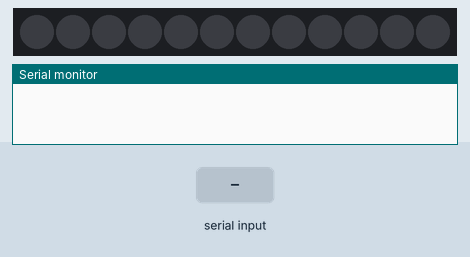
A sketch run on a simulated Arduino Nano, built with avr-gcc and run on an emulated ATmega328P. On the bench: 12 RGB LEDs in strip order, left to right, the last lines printed to the serial monitor. Inputs (shaded band) come from the test bench. Dim RGB values are drawn brighter than linear.

Above: at 1.2 s.
1.3 s: byte 30 received over Serial
At 2.5 s:
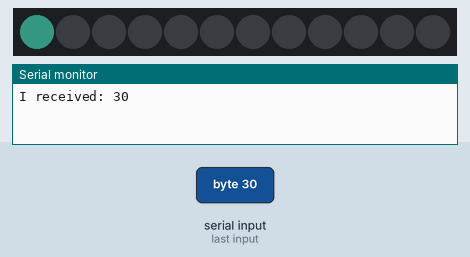
2.8 s: byte 90 received over Serial
At 3.9 s:
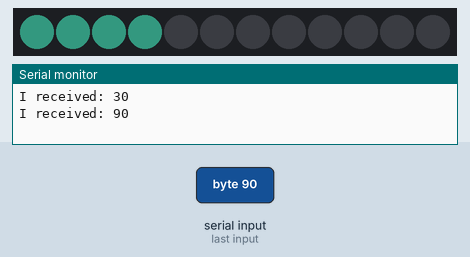
4.3 s: byte 120 received over Serial
At 9.8 s:
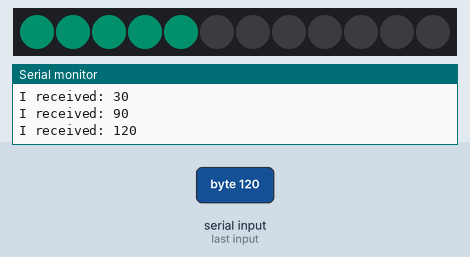
Timing chart, 0 to 11.3 s (numbered marks = the images above; inputs shaded):
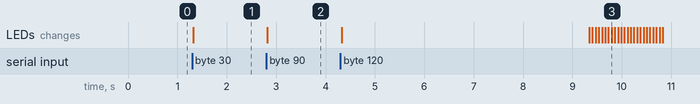

The sketch:

nano-volume.ino
```cpp
#include <Adafruit_NeoPixel.h>

#define IDLE_DELAY   30
#define WIRE_ADDRESS  8
#define NEO_PIN       6
#define NUMPIXELS    12
#define FIVE_SECONDS_MS 5000

Adafruit_NeoPixel pixels(NUMPIXELS, NEO_PIN, NEO_GRB + NEO_KHZ800);

uint8_t currentVolume = 0;
uint16_t timeSinceChange = 0;
uint8_t ringIsOff = 0;

void setup() {
  pixels.begin();
  Serial.begin(9600);
}

void loop() {
  if (!Serial.available()) {
    if (!ringIsOff && timeSinceChange >= FIVE_SECONDS_MS) {
      fadeOut(8, 24, 20);
      ringIsOff = 1;
    } else {
      timeSinceChange += IDLE_DELAY;
    }

    delay(IDLE_DELAY);
    return;
  }

  uint8_t volume = Serial.read();

  Serial.print("I received: ");
  Serial.println(volume, DEC);

  currentVolume = pixels.numPixels() / 255.0 * volume;

  renderPixels(8, 24, 20);
  timeSinceChange = 0;
  ringIsOff = 0;
}

void renderPixels(uint8_t r, uint8_t g, uint8_t b) {
  pixels.clear();

  for (uint8_t i = 0; i < pixels.numPixels(); i++) {
    if (currentVolume > i) {
      pixels.setPixelColor(i, pixels.Color(r, g, b));
    } else {
      pixels.setPixelColor(i, pixels.Color(0, 0, 0));
    }
  }

  pixels.show();
}

// This could probably made a bit smoother with each color
// having their own relative step
void fadeOut(uint8_t r, uint8_t g, uint8_t b) {
  for(;r > 0 || g > 0 || b > 0;) {
    if (r > 0) r--;
    if (g > 0) g--;
    if (b > 0) b--;

    renderPixels(r, g, b);

    delay(64);
  }
}
```

Measured:
- after the input at 1.3 s, the LEDs: change at once (image 1)
- after the input at 2.8 s, the LEDs: change at once (image 2)
